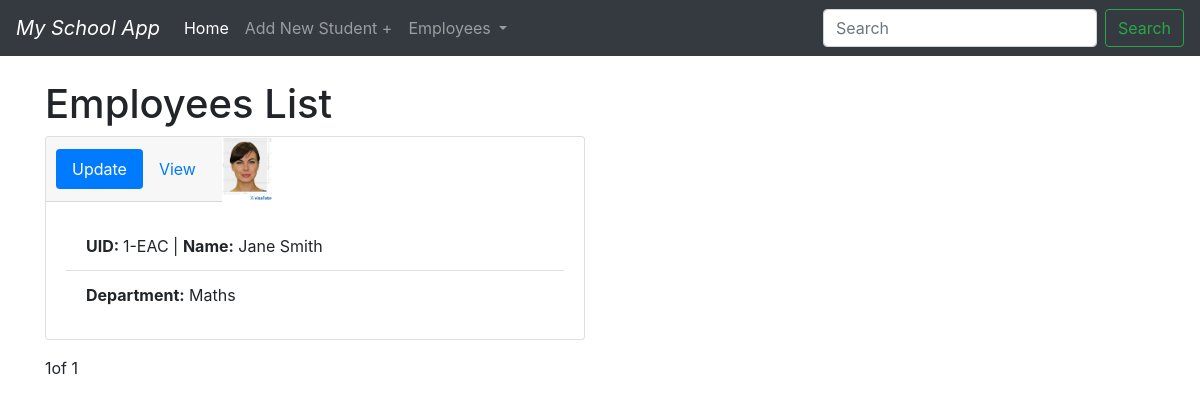
The page /emp/ on the database its author committed.
### school_app/models.py (models this page shows, shortened)
class Employee(models.Model):
    GENDER = [
        ('Male', 'Male'),
        ('Female', 'Female'),
        ('Other', 'Other')
    ]
    DEPT = [
        ('Administration', 'Administration'),
        ('IT', 'IT'),
        ('Maintainance & Support', 'Maintainance & Support'),
        ('Academics', [('Maths', 'Maths'), ('Science', 'Science'), ('Social Studies', 'Social Studies'), ('Language', 'Language')
                       ])
    ]
    f_name = models.CharField(max_length=200, null=True)
    l_name = models.CharField(max_length=200, null=True)
    m_name = models.CharField(max_length=200, null=True, blank=True)
    gender = models.CharField(max_length=200, null=True, choices=GENDER)
    department = models.CharField(max_length=200, null=True, choices=DEPT)
    picture = models.ImageField(blank=True, null=True, default="index.png")

### school_app/views.py (the view)
# urls.py: path('emp/', views.techer, name='emp'),
def techer(request):
    emp = Employee.objects.all()
    pagination = Paginator(emp, 3)
    page = request.GET.get('page')
    emp = pagination.get_page(page)
    context = {'emp': emp}
    return render(request, 'school_app/teacher.htm', context)

### school_app/templates/school_app/teacher.htm (shortened to what this page needs)
{% extends 'school_app/main.htm' %}
{% block content %}
<div class="container">
    <br>
    <h1>Employees List</h1>
    <div class="row">
        {% for i in emp %}
        {% load static %}
        <div class="col-sm-6">
            <div class="card mb-3" style="max-width: auto;">
                <div class="row no-gutters">
                    <div class="card-header">
                        <ul class="nav nav-pills card-header-pills">
                            <li class="nav-item">
                                <a class="nav-link active" href="#">Update</a>
                            </li>
                            <li class="nav-item">
                                <a class="nav-link " href="#">View</a>
                            </li>
                        </ul>
                    </div>
                    <div class="col-md-4" style="max-width: 50px; max-height: auto; ">
                        <img src="{{i.picture.url}}" class="card-img">
                    </div>
                    <div class="card-body">
                        <ul class="list-group list-group-flush">
                            <li class="list-group-item"><strong>UID: </strong>{{i.id}}-EAC | <strong>Name:</strong>
                                {{i.f_name}}
                                {{i.l_name}}</li>
                            <li class="list-group-item"><strong>Department:</strong> {{i.department}}
                        </ul>
                    </div>
                </div>
            </div>
        </div>
        {% endfor %}
    </div>
    <div class="pagination">
        <nav aria-label="Page navigation example">
            <span class="page-item">{{ emp.number }}</span><span>of</span> <span
                class="page-item">{{ emp.paginator.num_pages }}</span>
        </nav>
    </div>
</div>
{% endblock %}

### rows shown on the page
Employee: picture (picture), id "1", f_name "Jane", l_name "Smith", department "Maths"

### other values the page prints
{{ emp.number }} "1"
{{ emp.paginator.num_pages }} "1"
